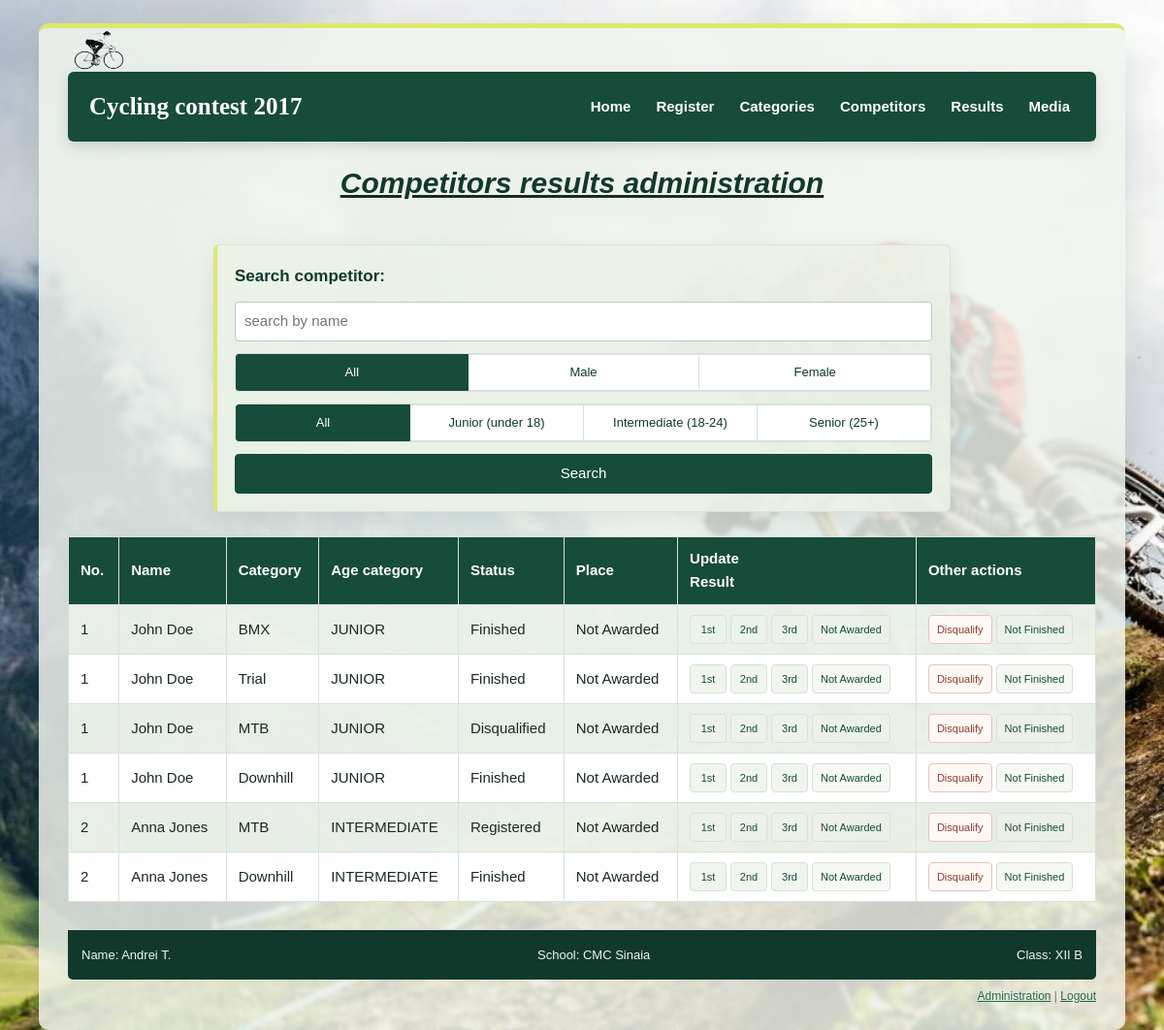
Before: /admin.php (signed in) with the older database file.
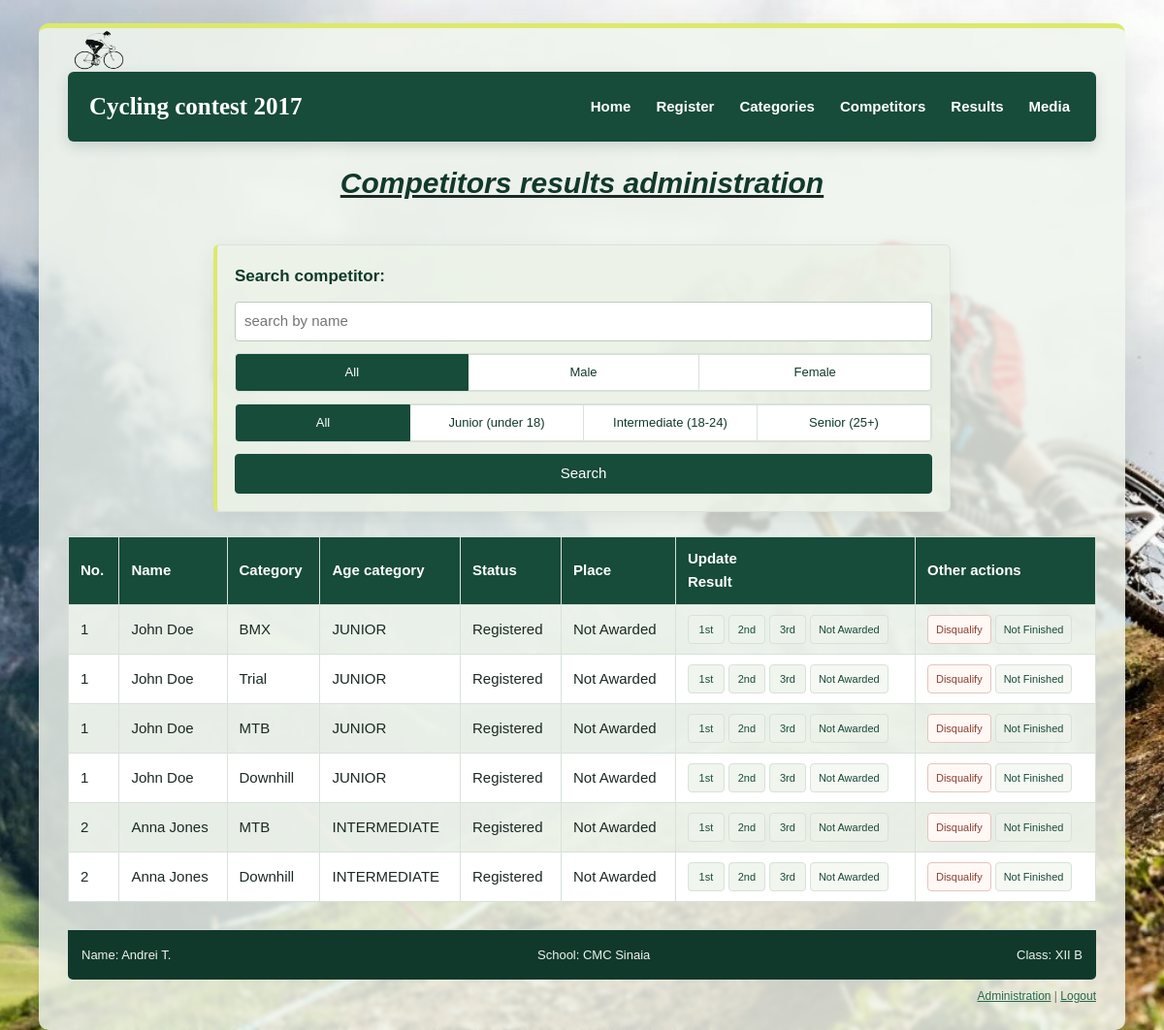
After: the same page with the newer database file.
### tables this page shows
CREATE TABLE IF NOT EXISTS `results` (
  `competitor_id` int NOT NULL,
  `category_id` int NOT NULL,
  `finish_position` int DEFAULT NULL,
  `status` enum('REGISTERED','FINISHED','NOT_FINISHED','DISQUALIFIED') NOT NULL DEFAULT 'REGISTERED',
  `age_category` enum('JUNIOR','INTERMEDIATE','SENIOR','') NOT NULL,
  PRIMARY KEY (`competitor_id`,`category_id`),
  KEY `idx_results_category_position` (`category_id`,`finish_position`)
);

CREATE TABLE IF NOT EXISTS `competitors` (
  `id` int NOT NULL AUTO_INCREMENT,
  `first_name` varchar(50) NOT NULL,
  `last_name` varchar(50) NOT NULL,
  `date_of_birth` date NOT NULL,
  `email` varchar(254) NOT NULL,
  `phone_number` varchar(20) NOT NULL,
  `gender` enum('M','F') NOT NULL,
  PRIMARY KEY (`id`),
  UNIQUE KEY `uq_competitors_email` (`email`)
);

CREATE TABLE IF NOT EXISTS `categories` (
  `id` int NOT NULL AUTO_INCREMENT,
  `name` varchar(50) NOT NULL,
  `description` varchar(1000) DEFAULT NULL,
  `image_name` varchar(20) DEFAULT NULL,
  PRIMARY KEY (`id`),
  UNIQUE KEY `uq_categories_name` (`name`)
);

### admin.php (the view, shortened to what this page needs)
<?php
	$section = 'Admin';
	include("shared/header.php");
	$escape_html = static fn($value) => htmlspecialchars((string)$value, ENT_QUOTES, 'UTF-8');
	$csrf_token = $_SESSION['admin_csrf_token'];
	$search_name = is_string($_POST['name'] ?? null) ? trim($_POST['name']) : '';
	$age_filter = is_string($_POST['age_category'] ?? null) ? $_POST['age_category'] : '';
	$gender_filter = is_string($_POST['gender'] ?? null) ? strtoupper($_POST['gender']) : '';
?>
<u><i><h1 align="center">Competitors results administration</h1></i></u>
<br />
<?php
	$search_form = [
		'action' => 'admin.php',
		'label' => 'Search competitor',
		'name_field' => 'name',
		'placeholder' => 'search by name',
		'name_value' => $search_name,
		'gender_value' => $gender_filter,
		'age_category_value' => $age_filter,
		'csrf_token' => $csrf_token,
	];
	include __DIR__ . '/shared/search_form.php';
?>
<br />
<?php
			$parameters = [];
			$query = "SELECT c.id AS competitor_id, c.gender, c.first_name, c.last_name,
				r.age_category, cat.name AS category_name, cat.id AS category_id,
				r.finish_position, r.status
				FROM competitors c
				JOIN results r ON c.id = r.competitor_id
				JOIN categories cat ON r.category_id = cat.id";
			$query .= ' ORDER BY c.id';
			$statement = mysqli_prepare($link, $query);
			mysqli_stmt_execute($statement, $parameters);
			$result = mysqli_stmt_get_result($statement);
			if (mysqli_num_rows($result) == 0) {
				echo '<div class="empty-state" role="status">No competitors found.</div>';
			} else {
		?>
<table class="data-table" id="competitors-results">
	<tr>
		<th>No.<br /></th>
		<th>Name</th>
		<th>Category</th>
		<th>Age category</th>
		<th>Status</th>
		<th>Place</th>
		<th>Update<br />Result</th>
		<th>Other actions</th>
	</tr>
	<?php while($row = mysqli_fetch_assoc($result)){ ?>
		<tr id="result-<?php echo (int)$row['competitor_id']; ?>-<?php echo (int)$row['category_id']; ?>">
			<td> <?php echo (int)$row['competitor_id']; ?> </td>
			<td> <?php echo $escape_html($row['first_name'] . ' ' . $row['last_name']); ?> </td>
			<td> <?php echo $escape_html($row['category_name']); ?> </td>
			<td> <?php echo $escape_html($row['age_category']); ?> </td>
			<td> <?php echo $escape_html(result_status::{$row['status']}->value); ?> </td>
			<td> <?php echo $escape_html($row['finish_position'] ?? 'Not Awarded'); ?> </td>
			<td>
				<form action="admin.php" method="post">
					<button type="submit" name="finish_position" value="1" class="changeReward action-place">1st</button>
					<button type="submit" name="finish_position" value="2" class="changeReward action-place">2nd</button>
					<button type="submit" name="finish_position" value="3" class="changeReward action-place">3rd</button>
					<button type="submit" name="finish_position" value="not_awarded" class="changeReward action-status">
						Not Awarded
					</button>
				</form>
			</td>
			<td>
				<form action="admin.php" method="post">
					<button type="submit" name="disqualify" value="disqualify" class="changeReward action-danger">Disqualify</button>
					<button type="submit" name="not_finished" value="not_finished" class="changeReward action-status">Not Finished</button>
				</form>
			</td>
		</tr>
			<?php } ?>
	</table>
	<?php
		}
	?>
<?php
	include("shared/footer.php");
?>

### shared/header.php (shortened to what this page needs)
<!DOCTYPE HTML>
<html>
<head>
    <link rel="stylesheet" href="css/styles.css" type="text/css" >
</head>
<body<?php if (!empty($body_class)) { echo ' class="' . htmlspecialchars($body_class, ENT_QUOTES, 'UTF-8') . '"'; } ?>>
	<div id="container">
			<div id="header_animation">
				<img class="header_animation" src="images/cycle.gif" width="65px" height="45px">
			</div>
			<div id="header">
				<div id="logo">
					<h1>Cycling contest 2017</h1>
				</div>
				<div id="menu">
                    <ul>
                        <li <?php if(isset($section) && $section=='Media') echo 'class="active"';?>>
                            <a href="media.php" class="mainNav" id="media" onmouseover="rollOver(1, 'media', 'media_results');" onmouseout="rollOver(0, 'media', 'media_results');">Media</a>
                        </li>
                        <li <?php if(isset($section) && $section=='Results') echo 'class="active"';?>>
                            <a href="results.php">Results</a>
                        </li>
					    <li <?php if(isset($section) && $section=='Competitors') echo 'class="active"';?>>
                            <a href="competitors.php">Competitors</a>
					    </li>
                        <li <?php if(isset($section) && $section=='Categories') echo 'class="active"';?>>
                            <a href="categories.php">Categories</a>
                        </li>
                        <li <?php if(isset($section) && $section=='Registration') echo 'class="active"';?>>
                            <a href="register.php">Register</a>
                        </li>
                        <li <?php if(isset($section) && $section=='Home') echo 'class="active"';?>>
                            <a href="index.php"><span>Home</span></a>
                        </li>
				</ul>
				</div>
			</div>
			<div id="wrapper">

### shared/search_form.php (shortened to what this page needs)
<?php
    $form = $search_form ?? [];
    $escape_search_value = static fn($value) => htmlspecialchars((string)$value, ENT_QUOTES, 'UTF-8');
?>
<form class="search-form" action="<?php echo $escape_search_value($form['action']); ?>" method="post">
    <b><?php echo $escape_search_value($form['label']); ?>:</b>
    <input type="text" name="<?php echo $escape_search_value($form['name_field']); ?>"
        placeholder="<?php echo $escape_search_value($form['placeholder']); ?>"
        value="<?php echo $escape_search_value($form['name_value']); ?>" />
    <div class="search-filters">
        <div class="segmented-control">
            <label>
                <span>All</span>
            </label>
            <label>
                <span>Male</span>
            </label>
            <label>
                <span>Female</span>
            </label>
        </div>
        <div class="segmented-control">
            <label>
                <span>All</span>
            </label>
            <label>
                <span><?php echo age_category::JUNIOR->value; ?></span>
            </label>
            <label>
                <span><?php echo age_category::INTERMEDIATE->value; ?></span>
            </label>
            <label>
                <span><?php echo age_category::SENIOR->value; ?></span>
            </label>
        </div>
    </div>
    <input type="submit" value="Search" />
</form>

### shared/footer.php (shortened to what this page needs)
</div>
		<div id="footer">
			<div class="fleft">Name: Andrei T.</div>
			<div class="fcenter">School: CMC Sinaia</div>
			<div class="fright">Class: XII B</div>
		</div>
		<div class="admin">
			<a href="admin.php">Administration</a>
			<?php
				if (!empty($_SESSION['authenticated']))
				{
			?>
				| <a href="logout.php">Logout</a>
			<?
				}
			?>
		</div>
</div>
</body>
</html>

Changed rows visible on the page:
changed results "BMX": value "Finished" → "Registered"
changed results "Trial": value "Finished" → "Registered"
changed results (number 3 of 6 on the later page): value "Disqualified" → "Registered"
changed results (number 4 of 6 on the later page): value "Finished" → "Registered"
changed results (number 6 of 6 on the later page): value "Finished" → "Registered"
